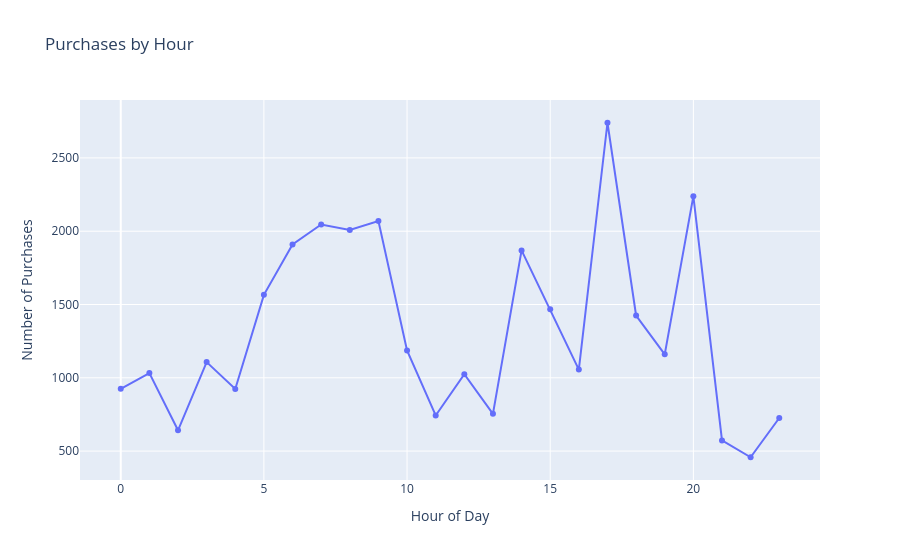

Source (notebook cell):
### Markdown cell above
X-axis: Month-Year, Represents timeline based on purchase date
Y-axis: Total Revenue (Sum of Ticket Prices)

Chart Explanation
This line chart shows how total ticket revenue changes over time based on purchase date. Each point represents the total revenue for a specific month-year combination. The line connects values to highlight trends and fluctuations. Markers make it easier to identify individual data points. It is useful for analyzing long-term trends and seasonal patterns.

Insights
Revenue shows fluctuations across different months and years. Certain periods may show higher revenue due to peak travel demand. Lower revenue periods indicate reduced booking activity. Trends help identify growth or decline over time. This analysis supports forecasting and strategic planning.

### Code cell
#Interactive Line Chart – Purchases by Hour
df["Purchase_Hour"] = pd.to_datetime(df["Time_of_Purchase"]).dt.hour
hourly = df.groupby("Purchase_Hour").size().reset_index(name='count')

fig = px.line(hourly, x='Purchase_Hour', y='count', markers=True,
              title="Purchases by Hour")

fig.update_layout(xaxis_title="Hour of Day",
                  yaxis_title="Number of Purchases")

fig.show()

### Figure 1 — Plotly figure (JSON) as saved in the notebook; plotly's stock layout.template omitted (floating-point values rounded to 4 significant figures)
{"data": [{"hovertemplate": "Purchase_Hour=%{x}<br>count=%{y}<extra></extra>", "legendgroup": "", "line": {"color": "#636efa", "dash": "solid"}, "marker": {"symbol": "circle"}, "mode": "lines+markers", "name": "", "orientation": "v", "showlegend": false, "type": "scatter", "x": [0, 1, 2, 3, 4, 5, 6, 7, 8, 9, 10, 11, 12, 13, 14, 15, 16, 17, 18, 19, 20, 21, 22, 23], "xaxis": "x", "y": [925, 1032, 642, 1107, 924, 1566, 1910, 2046, 2008, 2070, 1187, 743, 1025, 754, 1869, 1468, 1056, 2740, 1425, 1160, 2239, 573, 458, 726], "yaxis": "y"}], "layout": {"legend": {"tracegroupgap": 0}, "title": {"text": "Purchases by Hour"}, "xaxis": {"anchor": "y", "domain": [0, 1], "title": {"text": "Hour of Day"}}, "yaxis": {"anchor": "x", "domain": [0, 1], "title": {"text": "Number of Purchases"}}}}
